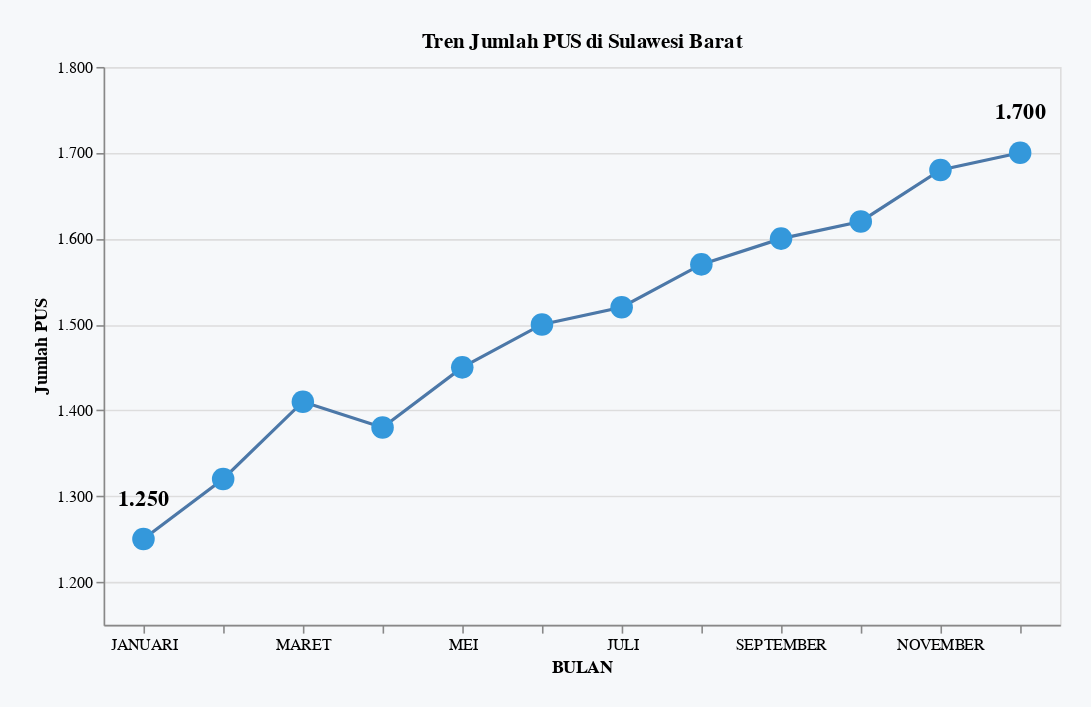

The notebook cell saved with this chart:
### Code cell
import polars as pl
import altair as alt

# Data dummy dengan Polars
data = {
    'BULAN': ['JANUARI', 'FEBRUARI', 'MARET', 'APRIL', 'MEI', 'JUNI', 
              'JULI', 'AGUSTUS', 'SEPTEMBER', 'OKTOBER', 'NOVEMBER', 'DESEMBER'],
    'PUS': [1250, 1320, 1410, 1380, 1450, 1500, 
            1520, 1570, 1600, 1620, 1680, 1700]
}

aggregated = pl.DataFrame(data)

# Definisi urutan bulan
month_order = {
    "JANUARI": 1, "FEBRUARI": 2, "MARET": 3, "APRIL": 4,
    "MEI": 5, "JUNI": 6, "JULI": 7, "AGUSTUS": 8,
    "SEPTEMBER": 9, "OKTOBER": 10, "NOVEMBER": 11, "DESEMBER": 12
}

# Proses data dengan Polars (PERBAIKAN DI SINI)
df_processed = (
    aggregated
    .with_columns(
        # Konversi bulan ke numerik
        pl.col("BULAN")
        .replace(month_order)
        .cast(pl.Int32)
        .alias("month_order")
    )
    .with_columns(
        # Perbaikan: Tambahkan return_dtype
        pl.col("PUS")
        .map_elements(
            lambda x: f"{x:,}".replace(",", "."),
            return_dtype=pl.Utf8  # TENTUKAN TIPE DATA RETURN
        )
        .alias("PUS_formatted")
    )
    .sort("month_order")
    .drop("month_order")
)

# Ambil bulan pertama dan terakhir
first_month = df_processed["BULAN"][0]
last_month = df_processed["BULAN"][-1]

# Hitung batas y-axis
y_min = df_processed["PUS"].min() * 0.95
y_max = df_processed["PUS"].max() * 1.05

# === Base Chart ===
base = alt.Chart(df_processed).mark_line(
    point=alt.OverlayMarkDef(size=200, filled=True, fillOpacity=1, color='#3498db')
).encode(
    x=alt.X('BULAN:N', 
            sort=list(month_order.keys()),
            axis=alt.Axis(labelAngle=0, labelLimit=200, labelOverlap="parity")),
    y=alt.Y('PUS:Q',
            scale=alt.Scale(domain=(y_min, y_max)),
            axis=alt.Axis(labelExpr='replace(format(datum.value, ",.0f"), ",", ".")', title='Jumlah PUS')),
    tooltip=[alt.Tooltip('BULAN:N'), alt.Tooltip('PUS_formatted:N')]
)

# === Anotasi Label ===
start_label = alt.Chart(df_processed).transform_filter(
    alt.datum.BULAN == first_month
).mark_text(
    align='center', dy=-25, fontSize=14, fontWeight='bold', color='blue'
).encode(
    x=alt.X('BULAN:N', sort=list(month_order.keys())),
    y=alt.Y('PUS:Q'),
    text=alt.Text('PUS_formatted:N')
)

end_label = alt.Chart(df_processed).transform_filter(
    alt.datum.BULAN == last_month
).mark_text(
    align='center', dy=-25, fontSize=14, fontWeight='bold', color='black'
).encode(
    x=alt.X('BULAN:N', sort=list(month_order.keys())),
    y=alt.Y('PUS:Q'),
    text=alt.Text('PUS_formatted:N')
)

# === Gabungkan Semua Elemen ===
chart = alt.layer(base, start_label, end_label).properties(
    title='Tren Jumlah PUS di Sulawesi Barat',
    width=600,
    height=350
).configure_view(
    strokeWidth=0
).configure_axis(
    grid=False,
    labelFontSize=12,
    titleFontSize=14
).configure(
    padding=20,
    background='#f6f8fa'
)

chart.show()

### Figure 1 — Vega-Lite specification as saved in the notebook (floating-point values rounded to 4 significant figures)
{"config": {"view": {"continuousWidth": 300, "continuousHeight": 300}, "background": "#f6f8fa", "padding": 20}, "layer": [{"mark": {"type": "line", "point": {"color": "#3498db", "fillOpacity": 1, "filled": true, "size": 200}}, "encoding": {"tooltip": [{"field": "BULAN", "type": "nominal"}, {"field": "PUS_formatted", "type": "nominal"}], "x": {"axis": {"labelAngle": 0, "labelLimit": 200, "labelOverlap": "parity"}, "field": "BULAN", "sort": ["JANUARI", "FEBRUARI", "MARET", "APRIL", "MEI", "JUNI", "JULI", "AGUSTUS", "SEPTEMBER", "OKTOBER", "NOVEMBER", "DESEMBER"], "type": "nominal"}, "y": {"axis": {"labelExpr": "replace(format(datum.value, \",.0f\"), \",\", \".\")", "title": "Jumlah PUS"}, "field": "PUS", "scale": {"domain": [1188.0, 1785.0]}, "type": "quantitative"}}}, {"mark": {"type": "text", "align": "center", "color": "black", "dy": -25, "fontSize": 14, "fontWeight": "bold"}, "encoding": {"text": {"field": "PUS_formatted", "type": "nominal"}, "x": {"field": "BULAN", "sort": ["JANUARI", "FEBRUARI", "MARET", "APRIL", "MEI", "JUNI", "JULI", "AGUSTUS", "SEPTEMBER", "OKTOBER", "NOVEMBER", "DESEMBER"], "type": "nominal"}, "y": {"field": "PUS", "type": "quantitative"}}, "transform": [{"filter": "(datum.BULAN === 'JANUARI')"}]}, {"mark": {"type": "text", "align": "center", "color": "black", "dy": -25, "fontSize": 14, "fontWeight": "bold"}, "encoding": {"text": {"field": "PUS_formatted", "type": "nominal"}, "x": {"field": "BULAN", "sort": ["JANUARI", "FEBRUARI", "MARET", "APRIL", "MEI", "JUNI", "JULI", "AGUSTUS", "SEPTEMBER", "OKTOBER", "NOVEMBER", "DESEMBER"], "type": "nominal"}, "y": {"field": "PUS", "type": "quantitative"}}, "transform": [{"filter": "(datum.BULAN === 'DESEMBER')"}]}], "data": {"name": "data-eb3a4bfc90a8e5cc0f1164eec2d73a63"}, "height": 350, "title": "Tren Jumlah PUS di Sulawesi Barat", "width": 600, "$schema": "https://vega.github.io/schema/vega-lite/v5.20.1.json", "datasets": {"data-eb3a4bfc90a8e5cc0f1164eec2d73a63": [{"BULAN": "JANUARI", "PUS": 1250, "PUS_formatted": "1.250"}, {"BULAN": "FEBRUARI", "PUS": 1320, "PUS_formatted": "1.320"}, {"BULAN": "MARET", "PUS": 1410, "PUS_formatted": "1.410"}, {"BULAN": "APRIL", "PUS": 1380, "PUS_formatted": "1.380"}, {"BULAN": "MEI", "PUS": 1450, "PUS_formatted": "1.450"}, {"BULAN": "JUNI", "PUS": 1500, "PUS_formatted": "1.500"}, {"BULAN": "JULI", "PUS": 1520, "PUS_formatted": "1.520"}, {"BULAN": "AGUSTUS", "PUS": 1570, "PUS_formatted": "1.570"}, {"BULAN": "SEPTEMBER", "PUS": 1600, "PUS_formatted": "1.600"}, {"BULAN": "OKTOBER", "PUS": 1620, "PUS_formatted": "1.620"}, {"BULAN": "NOVEMBER", "PUS": 1680, "PUS_formatted": "1.680"}, {"BULAN": "DESEMBER", "PUS": 1700, "PUS_formatted": "1.700"}]}}
